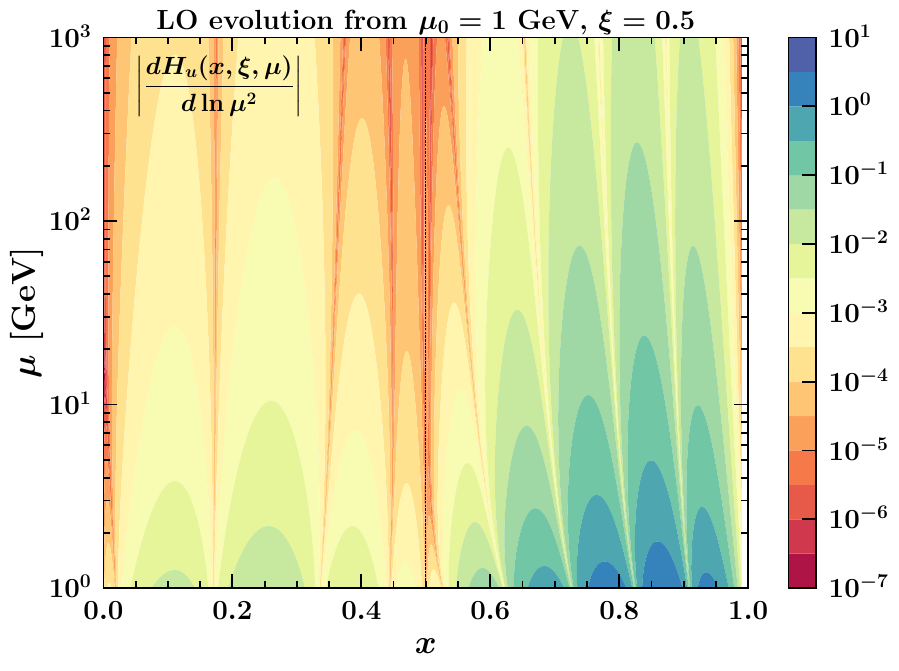

This chart was generated by the following Python code:
import numpy as np
import matplotlib.pyplot as plt
import MatplotlibSettings
from matplotlib.ticker import MaxNLocator
from matplotlib import ticker

# Loada data
data = np.loadtxt("GPDEvolutionDer.dat")

nd = 1000

x = np.reshape(data[:,1], (nd, nd))
mu = np.reshape(data[:,0], (nd, nd))
der = np.reshape(abs(data[:,2]), (nd, nd))

plt.title(r"\textbf{LO evolution from $\mu_0=1$ GeV, $\xi = 0.5$}", fontsize = 20)

plt.ylabel(r"\textbf{$\mu$ [GeV]}")
plt.xlabel(r"\textbf{$x$}")
plt.xlim(0, 1)
plt.ylim(1, 1000)
plt.yscale("log")
plt.vlines(0.5, 1, 1000, ls = "--", lw = 0.5)
plt.text(0.05, 500, r"$\displaystyle \left|\frac{dH_u(x,\xi,\mu)}{d\ln\mu^2}\right|$", fontsize = 18)

levels = np.logspace(-7, 1, 17)
img=plt.contourf(x, mu, der, levels = levels, locator = ticker.LogLocator(), cmap = "Spectral")
cbar = plt.colorbar(img, ticks = [0.0000001, 0.000001, 0.00001, 0.0001, 0.001, 0.01, 0.1, 1, 10])

plt.savefig("GPDEvolutionDer.pdf")
plt.close()
